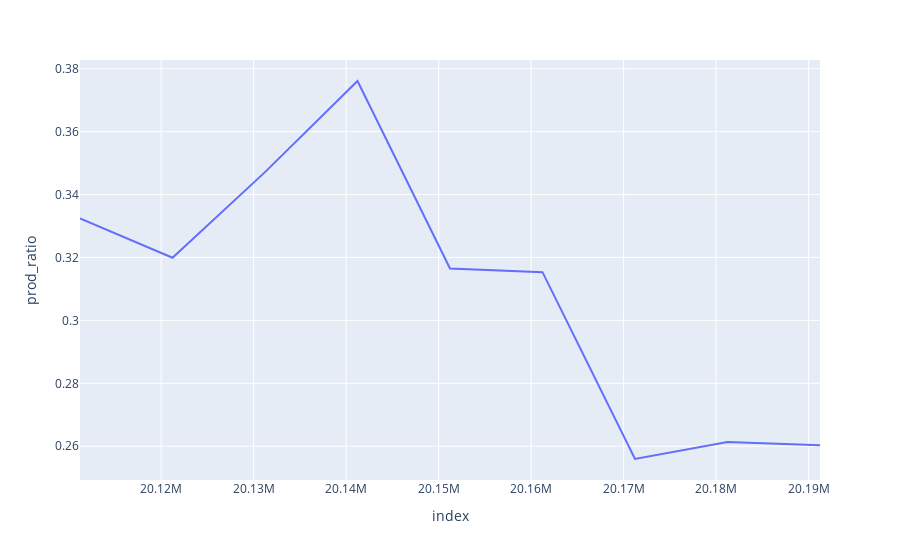

Notebook cell for this chart:
### Code cell
balancesheet['prod_ratio'] = balancesheet[cols_prod.keys()].sum(axis=1)/balancesheet['total_assets']
px.line(balancesheet,y='prod_ratio')

### Figure 1 — Plotly figure (JSON) as saved in the notebook; plotly's stock layout.template omitted (floating-point values rounded to 4 significant figures)
{"data": [{"hovertemplate": "index=%{x}<br>prod_ratio=%{y}<extra></extra>", "legendgroup": "", "line": {"color": "#636efa", "dash": "solid"}, "mode": "lines", "name": "", "orientation": "v", "showlegend": false, "type": "scatter", "x": ["20111231", "20121231", "20131231", "20141231", "20151231", "20161231", "20171231", "20181231", "20191231"], "xaxis": "x", "y": [0.3324, 0.3199, 0.3471, 0.3761, 0.3165, 0.3153, 0.2559, 0.2613, 0.2603], "yaxis": "y"}], "layout": {"legend": {"tracegroupgap": 0}, "margin": {"t": 60}, "xaxis": {"anchor": "y", "domain": [0, 1], "title": {"text": "index"}}, "yaxis": {"anchor": "x", "domain": [0, 1], "title": {"text": "prod_ratio"}}}}
